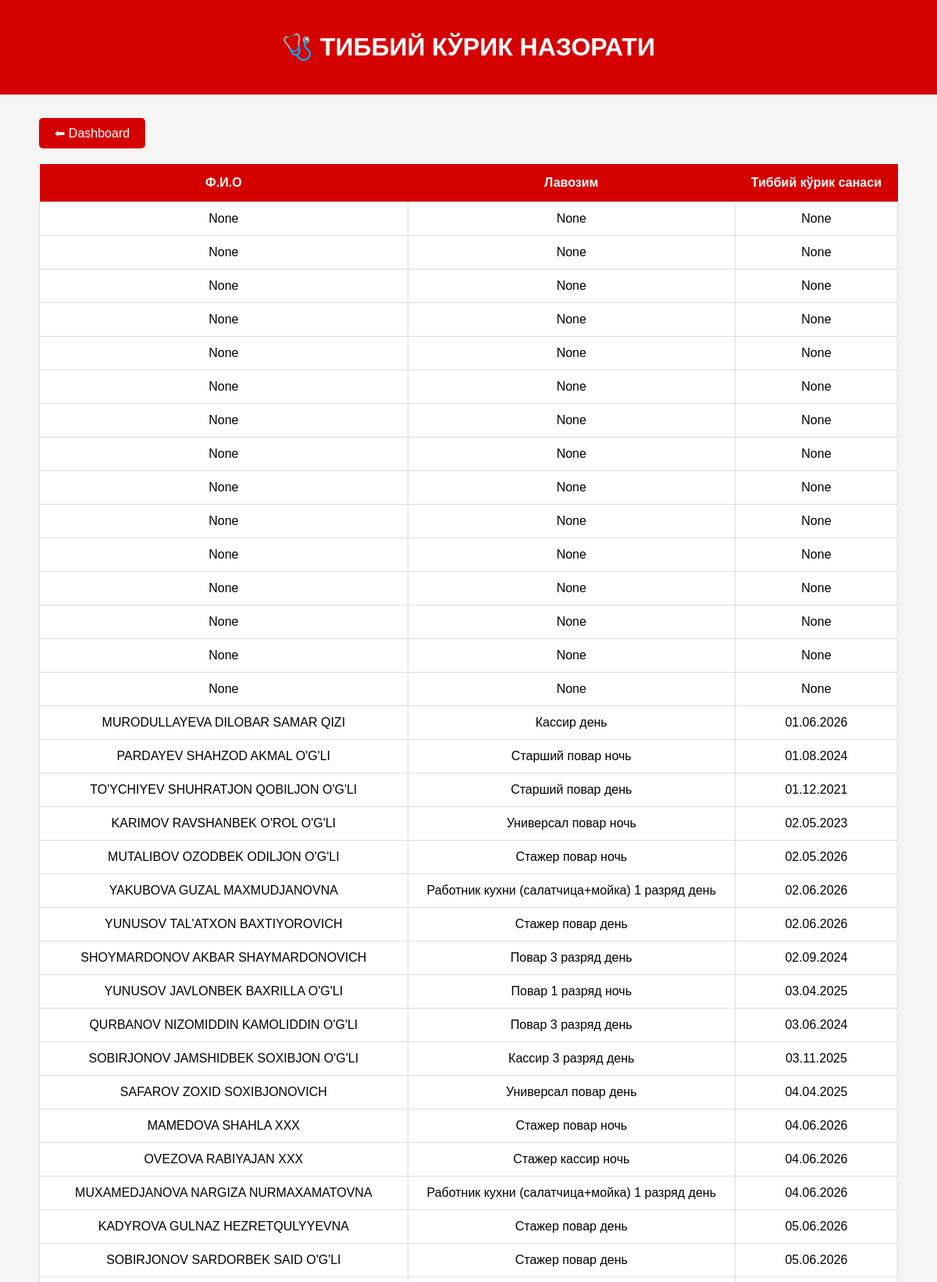
The app's page /medical (signed in, upper part) with its own data.
### tables this page shows
CREATE TABLE employees(
        id INTEGER PRIMARY KEY AUTOINCREMENT,
        fullname TEXT,
        position TEXT,
        phone TEXT,
        medical_date TEXT
    );

### app.py (the view)
@app.route("/medical")
def medical():
    if "user" not in session:
        return redirect("/login")
    conn = sqlite3.connect("database.db")
    cur = conn.cursor()
    cur.execute("""
        SELECT fullname, position, medical_date
        FROM employees
        ORDER BY medical_date
    """)
    employees = cur.fetchall()
    conn.close()
    return render_template("medical.html", employees=employees)

### templates/medical.html (shortened to what this page needs)
<!DOCTYPE html>
<html lang="uz">
<head>
</head>
<body>
<div class="header">
<h1>🩺 ТИББИЙ КЎРИК НАЗОРАТИ</h1>
</div>
<div class="container">
<a href="/" class="back">⬅ Dashboard</a>
<table>
<tr>
<th>Ф.И.О</th>
<th>Лавозим</th>
<th>Тиббий кўрик санаси</th>
</tr>
{% for e in employees %}
<tr>
<td>{{ e[0] }}</td>
<td>{{ e[1] }}</td>
<td>{{ e[2] }}</td>
</tr>
{% endfor %}
</table>
</div>
</body>
</html>

### templates/medical.html (style rules this page uses)
body { font-family:Arial; background:#f5f5f5; margin:0; }
.header { background:#d50000; color:white; padding:20px; text-align:center; }
.container { width:1100px; margin:30px auto; }
table { width:100%; border-collapse:collapse; background:white; }
th { background:#d50000; color:white; padding:15px; }
td { padding:12px; border:1px solid #ddd; text-align:center; }
.back { display:inline-block; margin-bottom:20px; background:#d50000; color:white; padding:10px 20px; text-decoration:none; border-radius:5px; }

### records on screen
employees: fullname "MURODULLAYEVA DILOBAR SAMAR QIZI", position "Кассир день", medical_date "01.06.2026"
employees: fullname "PARDAYEV SHAHZOD AKMAL O'G'LI", position "Старший повар ночь", medical_date "01.08.2024"
employees: fullname "TO'YCHIYEV SHUHRATJON QOBILJON O'G'LI", position "Старший повар день", medical_date "01.12.2021"
employees: fullname "KARIMOV RAVSHANBEK O'ROL O'G'LI", position "Универсал повар ночь", medical_date "02.05.2023"
employees: fullname "MUTALIBOV OZODBEK ODILJON O'G'LI", position "Стажер повар ночь", medical_date "02.05.2026"
employees: fullname "YAKUBOVA GUZAL MAXMUDJANOVNA", position "Работник кухни (салатчица+мойка) 1 разряд день", medical_date "02.06.2026"
employees: fullname "YUNUSOV TAL'ATXON BAXTIYOROVICH", position "Стажер повар день", medical_date "02.06.2026"
employees: fullname "SHOYMARDONOV AKBAR SHAYMARDONOVICH", position "Повар 3 разряд день", medical_date "02.09.2024"
employees: fullname "YUNUSOV JAVLONBEK BAXRILLA O'G'LI", position "Повар 1 разряд ночь", medical_date "03.04.2025"
employees: fullname "QURBANOV NIZOMIDDIN KAMOLIDDIN O'G'LI", position "Повар 3 разряд день", medical_date "03.06.2024"
employees: fullname "SOBIRJONOV JAMSHIDBEK SOXIBJON O'G'LI", position "Кассир 3 разряд день", medical_date "03.11.2025"
employees: fullname "SAFAROV ZOXID SOXIBJONOVICH", position "Универсал повар день", medical_date "04.04.2025"
employees: fullname "MAMEDOVA SHAHLA XXX", position "Стажер повар ночь", medical_date "04.06.2026"
employees: fullname "OVEZOVA RABIYAJAN XXX", position "Стажер кассир ночь", medical_date "04.06.2026"
employees: fullname "MUXAMEDJANOVA NARGIZA NURMAXAMATOVNA", position "Работник кухни (салатчица+мойка) 1 разряд день", medical_date "04.06.2026"
employees: fullname "KADYROVA GULNAZ HEZRETQULYYEVNA", position "Стажер повар день", medical_date "05.06.2026"
employees: fullname "SOBIRJONOV SARDORBEK SAID O'G'LI", position "Стажер повар день", medical_date "05.06.2026"

### other values on screen
{{ e[0] }} "None" "None" "None" "None" "None" "None" "None" "None" "None" "None" "None" "None" "None" "None" "None"
{{ e[1] }} "None" "None" "None" "None" "None" "None" "None" "None" "None" "None" "None" "None" "None" "None" "None"
{{ e[2] }} "None" "None" "None" "None" "None" "None" "None" "None" "None" "None" "None" "None" "None" "None" "None"
